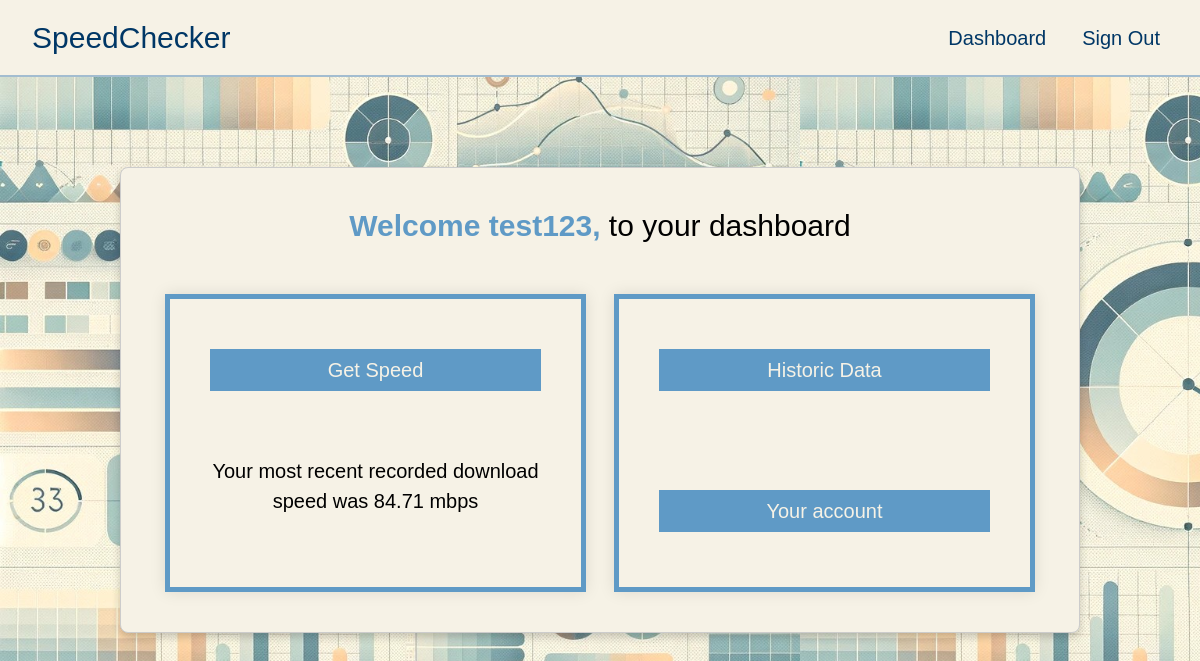
Page /dashboard (signed in) on the earlier database version.
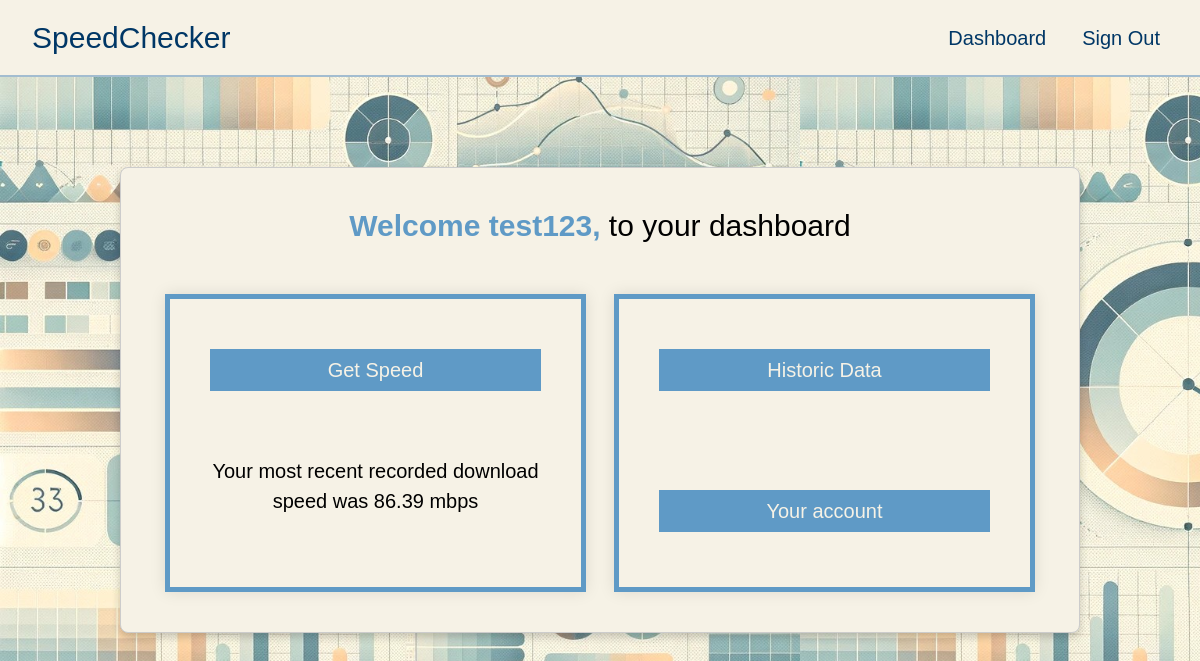
Same page on the later database version.
### server.py (models this page shows)
class Speed(db.Model):
    __tablename__ = "speeds"
    id: Mapped[int] = mapped_column(Integer, primary_key=True)
    user_id: Mapped[int] = mapped_column(Integer, db.ForeignKey("users.id"))
    user = relationship("User", back_populates="speeds", lazy='subquery')
    speed: Mapped[float] = mapped_column(Float,nullable=False)
    date: Mapped[datetime] = mapped_column(DateTime, nullable=False)

### server.py (the view, shortened to what this page needs)
@app.route("/dashboard", methods=["GET", "POST"])
@login_required
def dashboard():
    speeds = Speed.query.filter_by(user_id=current_user.id).order_by(Speed.date.desc()).all()
    if len(speeds) != 0:
        most_recent_speed = speeds[0].speed
    else:
        most_recent_speed = False
    return render_template("dashboard.html", recent_speed=most_recent_speed)

### server.py (called while the page is built)
@login_manager.user_loader
def load_user(user_id):
    return db.get_or_404(User, user_id)

### templates/dashboard.html (shortened to what this page needs)
<!DOCTYPE html>
<html lang="en">
<head>
    {{ bootstrap.load_css() }}
    {% include "navbar.html" %}
    <link href="static/css/dashboard.css" rel="stylesheet" />
</head>
<body>
<div class="dashboard-container">
    <div class="main-box">
        <h1><span class="highlight"> Welcome {{ current_user.name }}, </span> to your dashboard</h1>
        <div class="container-wrapper">
            <div class="container" id="container1">
                <div class="sub-container" id="top-container1">
                    <button class="btn btn-primary" id="startTestBtn">Get Speed</button>
                </div>
                <div class="sub-container" id="bottom-container1">
                    <div id="result">
                        {% if recent_speed == False: %}
                            <p>You haven't recorded a speed yet. Click "Get Speed" to run your first test!</p>
                        {% else: %}
                            <p>Your most recent recorded download speed was <span class="highlight-speed">{{ recent_speed }} mbps</span></p>
                        {% endif %}
                    </div>
                </div>
            </div>
            <div class="container" id="container2">
                <div class="sub-container" id="top-container2">
                    <a href="{{ url_for('data') }}" class="btn btn-primary btn-block">Historic Data</a>
                </div>
                <div class=" sub-container" id="bottom-container2">
                    <a href="{{ url_for('account') }}" class="btn btn-primary btn-block">Your account</a>
                </div>
            </div>
        </div>
    </div>
</div>
</body>
{% include "base-scripts.html" %}

Differences in the rows shown:
no longer on this page (row unchanged): Speed: speed "84.71"
added Speed: speed "86.39"
